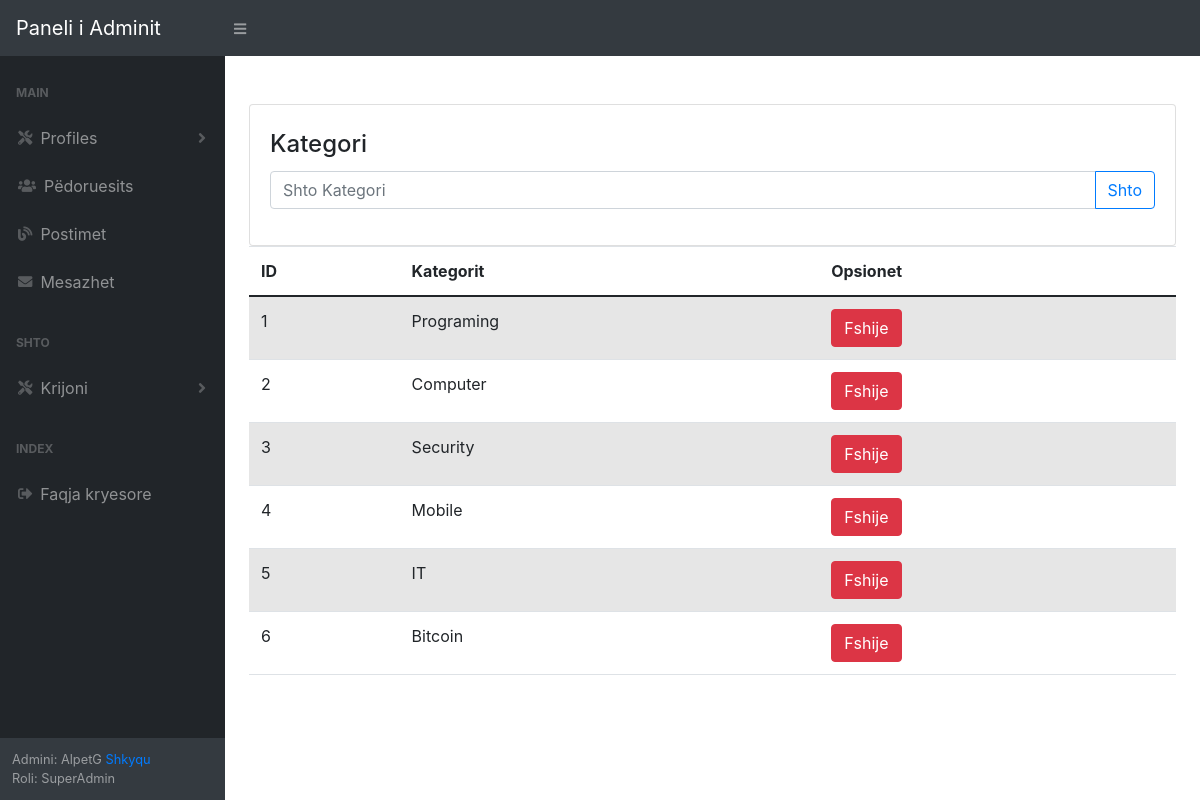
The app's page /admin/create_category.php (signed in) with its own data.
### tables this page shows
CREATE TABLE `users` (
  `id` int(11) NOT NULL,
  `emri` varchar(255) NOT NULL,
  `mbiemri` varchar(255) NOT NULL,
  `username` varchar(255) NOT NULL,
  `password` varchar(255) NOT NULL,
  `email` varchar(255) NOT NULL,
  `role` int(11) NOT NULL DEFAULT 0,
  `image` varchar(500) NOT NULL DEFAULT 'nologouser',
  `j_data` datetime NOT NULL DEFAULT current_timestamp()
);

CREATE TABLE `roles` (
  `id` int(11) NOT NULL,
  `role` varchar(50) NOT NULL
);

CREATE TABLE `post_categories` (
  `id` int(10) UNSIGNED NOT NULL,
  `emri` varchar(40) NOT NULL
);

### admin/create_category.php (the view, shortened to what this page needs)
<?php
include "../server.php";
?>
<?php get_Aheader("Kategory Admin"); ?>
<div id="layoutSidenav_content">
    <div class="container mt-5 h-100">
        <div class="row justify-content-md-center h-100">
            <div class="card-wrapper">
                <div class="card fat">
                    <div class="card-body">
                        <h4 class="card-title">Kategori</h4>
                        <form method="POST" action="#">
                            <div class="input-group mb-3">
                                <input type="text" class="form-control" placeholder="Shto Kategori" name="c_kategory" required="" autofocus="" aria-describedby="button-addon2" oninvalid="this.setCustomValidity('Shkruani kategorin');" oninput="this.setCustomValidity('');">
                                <button class="btn btn-outline-primary" type="submit" name="add_kategory" id="button-addon2">Shto</button>
                            </div>
                        </form>
                    </div>
                </div>
                <div class="r-table">
                    <table class="table table-striped table-hover">
                        <thead>
                            <tr>
                                <th scope="col">ID</th>
                                <th scope="col">Kategorit</th>
                                <th scope="col">Opsionet</th>
                            </tr>
                        </thead>
                        <tbody>
                            <?php
                            require("../database/config.php");
                            $c_sql = "SELECT * from post_categories ";
                            if ($result = mysqli_query($db, $c_sql)) {
                                $i = 1;
                                foreach ($result as $key => $c_row) {
                                    echo ' <tr>
                        <td> ' . $i++ . ' </td>
                        <td> ' . $c_row['emri'] . ' </td>
                        <td> <a class="btn btn-danger"  data-toggle="modal" data-target="#modal_' . $c_row["id"] . ' ">Fshije</a> </td>
                        </tr>  ';
                                }
                            }
                            ?>
                        </tbody>
                    </table>
                </div>
            </div>
        </div>
    </div>
</div>
</body>
</html>

### assets/php/admin-navbar.php (shortened to what this page needs)
<nav class="sb-topnav sticky-top navbar navbar-expand navbar-dark bg-dark">
    <a class="navbar-brand" href="#">Paneli i Adminit</a>
    <button class="btn btn-link btn-sm order-1 order-lg-0" id="sidebarToggle" href="#!"><i class="fas fa-bars"></i></button>
</nav>
<?php
require "../database/config.php";
$username = $_SESSION['username'];
$sql_admin = "SELECT u.id, u.emri, u.mbiemri, u.username,u.email,u.j_data, r.role from users u,roles r where u.username = '$username' and u.role = r.id";
$results_admin = mysqli_query($db, $sql_admin);
$row_admin = $results_admin->fetch_assoc();
?>
<div id="layoutSidenav">
    <div id="layoutSidenav_nav">
        <nav class="sb-sidenav accordion sb-sidenav-dark" id="sidenavAccordion">
            <div class="sb-sidenav-menu">
                <div class="nav sticky-top">
                    <div class="sb-sidenav-menu-heading">Main</div>
                    <a class="nav-link collapsed" href="#" data-toggle="collapse" data-target="#collapsePages1" aria-expanded="false" aria-controls="collapsePages1">
                        <div class="sb-nav-link-icon"><i class="fas fa-tools"></i></div>
                        Profiles
                        <div class="sb-sidenav-collapse-arrow"><i class="fas fa-angle-down"></i></div>
                    </a>
                    <a class="nav-link" href="../admin/admin_user.php">
                        <div class="sb-nav-link-icon"><i class="fas fa-users"></i></div>
                        P&euml;doruesits
                    </a>
                    <a class="nav-link" href="../admin/admin_post.php">
                        <div class="sb-nav-link-icon"><i class="fas fa-blog"></i></div>
                        Postimet
                    </a>
                    <a class="nav-link" href="../admin/admin_sms.php">
                        <div class="sb-nav-link-icon"><i class="fas fa-envelope"></i></div>
                        Mesazhet
                    </a>
                    <div class="sb-sidenav-menu-heading">Shto</div>
                    <a class="nav-link collapsed" href="#" data-toggle="collapse" data-target="#collapsePages2" aria-expanded="false" aria-controls="collapsePages2">
                        <div class="sb-nav-link-icon"><i class="fas fa-tools"></i></div>
                        Krijoni
                        <div class="sb-sidenav-collapse-arrow"><i class="fas fa-angle-down"></i></div>
                    </a>
                    <div class="sb-sidenav-menu-heading">Index</div>
                    <a class="nav-link" href="../index.php">
                        <div class="sb-nav-link-icon"><i class="fas fa-sign-out-alt"></i></div>
                        Faqja kryesore
                    </a>
                </div>
            </div>
            <div class="sb-sidenav-footer">
                <div class="small">Admini: <?php echo $row_admin['username']; ?> <a href="../assets/php/logout.php"> Shkyqu </a> </div>
                <div class="small">Roli: <?php echo $row_admin['role']; ?> </div>
            </div>
        </nav>
    </div>

### assets/css/style.css (style rules this page uses)
html, body { margin: 0; font-size: 100%; font-family: 'Poppins', sans-serif; background: #fff; }
body a { text-decoration: none; transition: 0.5s all; -webkit-transition: 0.5s all; -moz-transition: 0.5s all; -o-transition: 0.5s all; -ms-transition: 0.5s all; }
.r-table { overflow-x: auto; }
.card-title { margin-top: 5px; }
.nav-link { margin: 0 2px; }

### records on screen
users: username "AlpetG", role.role "SuperAdmin"
post_categories: emri "Programing"
post_categories: emri "Computer"
post_categories: emri "Security"
post_categories: emri "Mobile"
post_categories: emri "IT"
post_categories: emri "Bitcoin"
